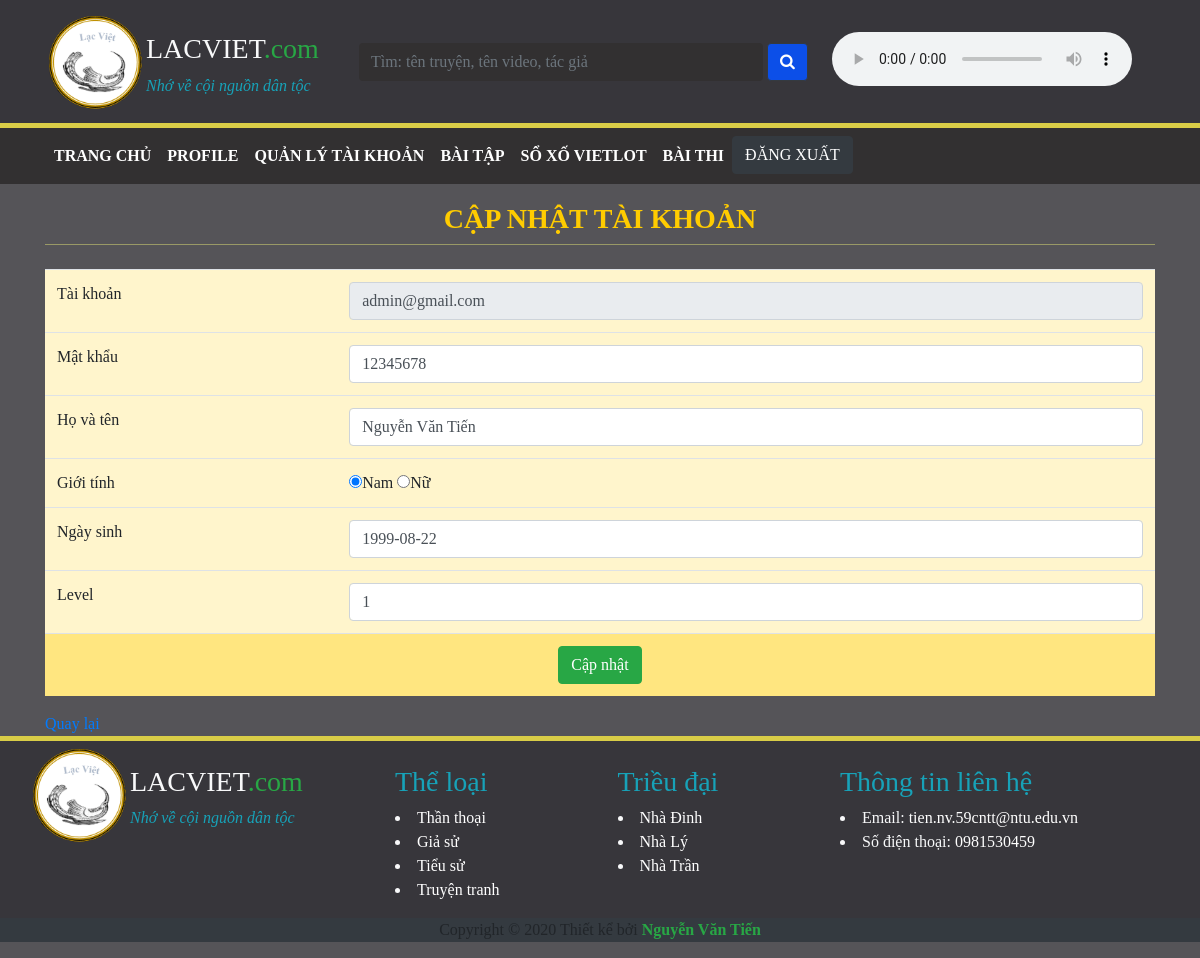
The app's page /quanLyTK.php?url=suaTK&id=admin@gmail.com (signed in) with its own data.
### tables this page shows
CREATE TABLE `user` (
  `username` varchar(100) NOT NULL,
  `password` varchar(100) NOT NULL,
  `ho_ten` varchar(255) NOT NULL,
  `gioi_tinh` varchar(255) NOT NULL,
  `ngaySinh` date NOT NULL,
  `anh` varchar(255) NOT NULL,
  `level` int(11) NOT NULL
);

### QLTK/suaTK.php (the view, shortened to what this page needs)
<?php
	$conn = mysqli_connect('localhost', 'root', '', 'lacviet');
	mysqli_set_charset($conn, 'UTF8');
	$user = $_GET['id'] ?? "";
	$pass = "";
	$ten = "";
	$gioitinh = "";
	$ngaySinh = "";
	$level = "";
	$query='select * from user where username = "'.$user.'"';
	$result=mysqli_query($conn,$query);
	if(mysqli_num_rows($result) != 0)
	{
		while($row=mysqli_fetch_array($result))
		{
			$pass = $row['password'];
			$ten = $row['ho_ten'];
			$gioitinh = $row['gioi_tinh'];
			$ngaySinh = $row['ngaySinh'];
			$level = $row['level'];
		}
	}
?>
<form action="" method="post">
	<div class="pt-2 tieuDe mb-4 text-center">
		<h3><b>CẬP NHẬT TÀI KHOẢN</b></h3>
	</div>
	<table class="table">
		<tr>
			<td>Tài khoản</td>
			<td><input class="form-control" type="text" disabled="disabled" name="user" value="<?php echo $user; ?>"></td>
		</tr>
		<tr>
			<td>Mật khẩu</td>
			<td><input class="form-control" type="text" name="pass" value="<?php echo $pass; ?>"></td>
		</tr>
		<tr>
			<td>Họ và tên</td>
			<td><input class="form-control" type="text" name="ten" value="<?php echo $ten; ?>"></td>
		</tr>
		<tr>
			<td>Giới tính</td>
			<td>
				<input type="radio" name="gioitinh" value="Nam"
				<?php
					if ($gioitinh == 'Nam') {
						echo 'checked="checked"';
					}
				?>>Nam
				<input type="radio" name="gioitinh" value="Nữ"
				<?php
					if ($gioitinh == 'Nữ') {
						echo 'checked="checked"';
					}
				?>>Nữ
			</td>
		</tr>
		<tr>
			<td>Ngày sinh</td>
			<td><input class="form-control" type="text" name="ngaySinh" value="<?php echo $ngaySinh; ?>"></td>
		</tr>
		<tr>
			<td>Level</td>
			<td><input class="form-control" type="text" name="level" value="<?php echo $level; ?>"></td>
		</tr>
		<tr id="footer">
			<td colspan="2" class="text-center"><input class="btn btn-success" type="submit" name="submit" value="Cập nhật"></td>
		</tr>
	</table>
	<a href="?url=danhSachTK">Quay lại</a>
</form>

### css/index.css (style rules this page uses)
body { background-color: #555458; font-family: serif; }
.tieuDe { color: #ffcc00; margin-top: 10px; border-bottom: 1px solid #999966; }

### QLTK/suaTK.php (style rules this page uses)
tr { background-color: #fff5cc; }
#footer { background-color: #ffe680; }

### records on screen
user: pass "12345678", ten "Nguyễn Văn Tiến", gioi_tinh "☑", ngaySinh "1999-08-22", level "1"
